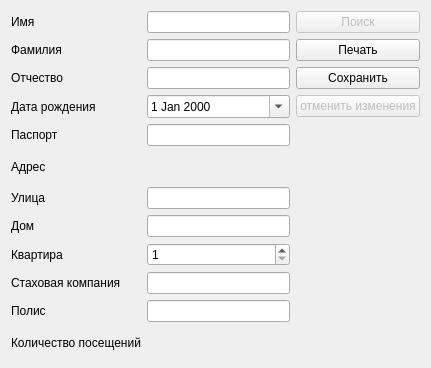
<?xml version="1.0" encoding="UTF-8"?>
<ui version="4.0">
 <class>main</class>
 <widget class="QWidget" name="main">
  <property name="geometry">
   <rect>
    <x>0</x>
    <y>0</y>
    <width>431</width>
    <height>368</height>
   </rect>
  </property>
  <property name="windowTitle">
   <string>Главная форма</string>
  </property>
  <property name="InitMe" stdset="0">
   <string>myinc:///System/Var/local/set#main&amp;id&amp;1</string>
  </property>
  <layout class="QGridLayout" name="gridLayout">
   <property name="rightMargin">
    <number>11</number>
   </property>
   <item row="15" column="0">
    <widget class="QLabel" name="label_8">
     <property name="text">
      <string>Улица</string>
     </property>
    </widget>
   </item>
   <item row="16" column="0">
    <widget class="QLabel" name="label_9">
     <property name="text">
      <string>Дом</string>
     </property>
    </widget>
   </item>
   <item row="17" column="0">
    <widget class="QLabel" name="label_10">
     <property name="text">
      <string>Квартира</string>
     </property>
    </widget>
   </item>
   <item row="17" column="1">
    <widget class="QSpinBox" name="sbRoom">
     <property name="layoutDirection">
      <enum>Qt::LeftToRight</enum>
     </property>
     <property name="minimum">
      <number>1</number>
     </property>
     <property name="maximum">
      <number>1000</number>
     </property>
     <property name="NumValue" stdset="0">
      <string>myinc:///SQL/SELECT/getRoom#1</string>
     </property>
    </widget>
   </item>
   <item row="20" column="0">
    <widget class="QLabel" name="label_4">
     <property name="text">
      <string>Количество посещений</string>
     </property>
    </widget>
   </item>
   <item row="20" column="1">
    <widget class="QLabel" name="lCount">
     <property name="text">
      <string/>
     </property>
     <property name="TextValue" stdset="0">
      <string>myinc:///System/Var/local/get#main&amp;id</string>
     </property>
    </widget>
   </item>
   <item row="0" column="1">
    <widget class="QLineEdit" name="leName0">
     <property name="TextValue" stdset="0">
      <string>myinc:///SQL/SELECT/getName0#{myinc:///System/Var/local/get#main&amp;id}</string>
     </property>
    </widget>
   </item>
   <item row="2" column="0">
    <widget class="QLabel" name="label_3">
     <property name="text">
      <string>Фамилия</string>
     </property>
    </widget>
   </item>
   <item row="2" column="1">
    <widget class="QLineEdit" name="leName1">
     <property name="TextValue" stdset="0">
      <string>myinc:///SQL/SELECT/getName1#{myinc:///System/Var/local/get#main&amp;id}</string>
     </property>
    </widget>
   </item>
   <item row="3" column="0">
    <widget class="QLabel" name="label_5">
     <property name="text">
      <string>Oтчество</string>
     </property>
    </widget>
   </item>
   <item row="3" column="1">
    <widget class="QLineEdit" name="leName2">
     <property name="TextValue" stdset="0">
      <string>myinc:///SQL/SELECT/getName2#{myinc:///System/Var/local/get#main&amp;id}</string>
     </property>
    </widget>
   </item>
   <item row="0" column="2">
    <widget class="QPushButton" name="btnSearch">
     <property name="enabled">
      <bool>false</bool>
     </property>
     <property name="text">
      <string>Поиск</string>
     </property>
    </widget>
   </item>
   <item row="2" column="2">
    <widget class="QPushButton" name="btnPrint">
     <property name="cursor">
      <cursorShape>ArrowCursor</cursorShape>
     </property>
     <property name="text">
      <string>Печать</string>
     </property>
     <property name="OnClick" stdset="0">
      <string>myinc:///System/Null#{myinc:///System/Var/local/Set#main&amp;id&amp;{myinc:///SQL/SELECT/getId#{myinc:///System/Var/local/get#main&amp;id}}}&amp;{myinc:///System/Window/Refresh#main}</string>
     </property>
    </widget>
   </item>
   <item row="3" column="2">
    <widget class="QPushButton" name="btnSave">
     <property name="text">
      <string>Сохранить</string>
     </property>
    </widget>
   </item>
   <item row="9" column="2">
    <widget class="QPushButton" name="btnCancel">
     <property name="enabled">
      <bool>false</bool>
     </property>
     <property name="text">
      <string>отменить изменения</string>
     </property>
    </widget>
   </item>
   <item row="9" column="0">
    <widget class="QLabel" name="label_2">
     <property name="text">
      <string>Дата рождения</string>
     </property>
    </widget>
   </item>
   <item row="9" column="1">
    <widget class="QDateEdit" name="deDr">
     <property name="maximumDate">
      <date>
       <year>2011</year>
       <month>6</month>
       <day>30</day>
      </date>
     </property>
     <property name="minimumDate">
      <date>
       <year>1910</year>
       <month>9</month>
       <day>14</day>
      </date>
     </property>
     <property name="calendarPopup">
      <bool>true</bool>
     </property>
     <property name="DateValue" stdset="0">
      <string>myinc:///SQL/SELECT/getDR#1</string>
     </property>
    </widget>
   </item>
   <item row="10" column="0">
    <widget class="QLabel" name="label_7">
     <property name="text">
      <string>Паспорт</string>
     </property>
    </widget>
   </item>
   <item row="10" column="1">
    <widget class="QLineEdit" name="lePasport">
     <property name="TextValue" stdset="0">
      <string>myinc:///SQL/SELECT/getPasport#1</string>
     </property>
    </widget>
   </item>
   <item row="14" column="0" colspan="2">
    <widget class="QLabel" name="label_6">
     <property name="text">
      <string>Адрес</string>
     </property>
    </widget>
   </item>
   <item row="16" column="1">
    <widget class="QLineEdit" name="leHouse">
     <property name="TextValue" stdset="0">
      <string>myinc:///SQL/SELECT/getHouse#1</string>
     </property>
    </widget>
   </item>
   <item row="18" column="0">
    <widget class="QLabel" name="label_11">
     <property name="text">
      <string>Стаховая компания</string>
     </property>
    </widget>
   </item>
   <item row="15" column="1">
    <widget class="QLineEdit" name="leStreet">
     <property name="TextValue" stdset="0">
      <string>myinc:///SQL/SELECT/getStreet#1</string>
     </property>
    </widget>
   </item>
   <item row="18" column="1">
    <widget class="QLineEdit" name="lineEdit_2">
     <property name="TextValue" stdset="0">
      <string>myinc:///SQL/SELECT/getSmo#1</string>
     </property>
    </widget>
   </item>
   <item row="19" column="1">
    <widget class="QLineEdit" name="lePolis">
     <property name="TextValue" stdset="0">
      <string>myinc:///SQL/SELECT/getPolis#1</string>
     </property>
    </widget>
   </item>
   <item row="19" column="0">
    <widget class="QLabel" name="label_12">
     <property name="text">
      <string>Полис</string>
     </property>
    </widget>
   </item>
   <item row="0" column="0">
    <widget class="QLabel" name="label">
     <property name="text">
      <string>Имя</string>
     </property>
    </widget>
   </item>
  </layout>
 </widget>
 <resources/>
 <connections/>
</ui>
